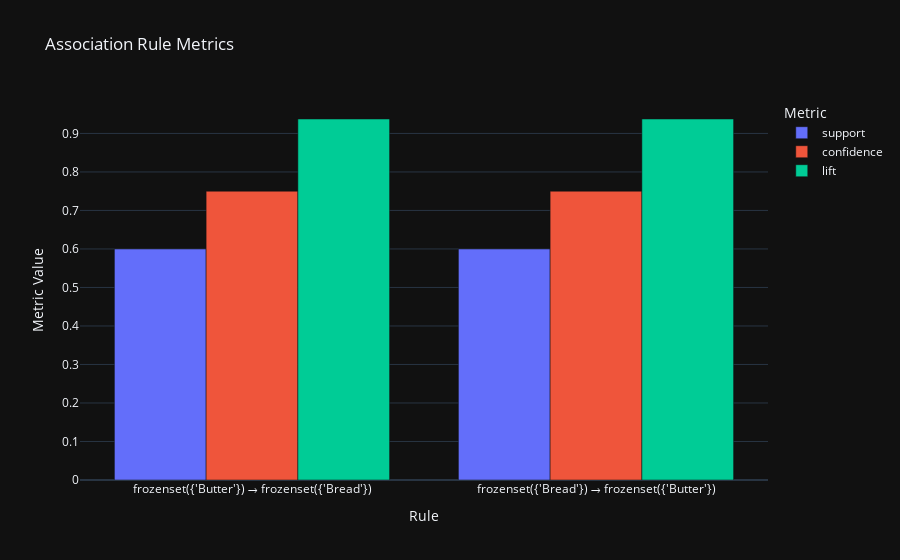

Here is the notebook cell this chart was saved with:
### Markdown cell above
![image.png](attachment:image.png)

### Code cell
import plotly.express as px

# Filter necessary metrics for visualization
visualization_data = rules[['antecedents', 'consequents', 'support', 'confidence', 'lift']].copy()
visualization_data['rule'] = visualization_data['antecedents'].astype(str) + " → " + visualization_data['consequents'].astype(str)

# Plot
fig = px.bar(
    visualization_data,
    x='rule',
    y=['support', 'confidence', 'lift'],
    title="Association Rule Metrics",
    labels={"value": "Metric Value", "variable": "Metric", "rule": "Rule"},
    template="plotly_dark",
    barmode='group'
)
fig.show()

### Figure 1 — Plotly figure (JSON) as saved in the notebook; plotly's stock layout.template omitted (floating-point values rounded to 4 significant figures)
{"data": [{"alignmentgroup": "True", "hovertemplate": "Metric=support<br>Rule=%{x}<br>Metric Value=%{y}<extra></extra>", "legendgroup": "support", "marker": {"color": "#636efa", "pattern": {"shape": ""}}, "name": "support", "offsetgroup": "support", "orientation": "v", "showlegend": true, "textposition": "auto", "type": "bar", "x": ["frozenset({'Butter'}) → frozenset({'Bread'})", "frozenset({'Bread'}) → frozenset({'Butter'})"], "xaxis": "x", "y": [0.6, 0.6], "yaxis": "y"}, {"alignmentgroup": "True", "hovertemplate": "Metric=confidence<br>Rule=%{x}<br>Metric Value=%{y}<extra></extra>", "legendgroup": "confidence", "marker": {"color": "#EF553B", "pattern": {"shape": ""}}, "name": "confidence", "offsetgroup": "confidence", "orientation": "v", "showlegend": true, "textposition": "auto", "type": "bar", "x": ["frozenset({'Butter'}) → frozenset({'Bread'})", "frozenset({'Bread'}) → frozenset({'Butter'})"], "xaxis": "x", "y": [0.75, 0.75], "yaxis": "y"}, {"alignmentgroup": "True", "hovertemplate": "Metric=lift<br>Rule=%{x}<br>Metric Value=%{y}<extra></extra>", "legendgroup": "lift", "marker": {"color": "#00cc96", "pattern": {"shape": ""}}, "name": "lift", "offsetgroup": "lift", "orientation": "v", "showlegend": true, "textposition": "auto", "type": "bar", "x": ["frozenset({'Butter'}) → frozenset({'Bread'})", "frozenset({'Bread'}) → frozenset({'Butter'})"], "xaxis": "x", "y": [0.9375, 0.9375], "yaxis": "y"}], "layout": {"barmode": "group", "legend": {"title": {"text": "Metric"}, "tracegroupgap": 0}, "title": {"text": "Association Rule Metrics"}, "xaxis": {"anchor": "y", "domain": [0, 1], "title": {"text": "Rule"}}, "yaxis": {"anchor": "x", "domain": [0, 1], "title": {"text": "Metric Value"}}}}
